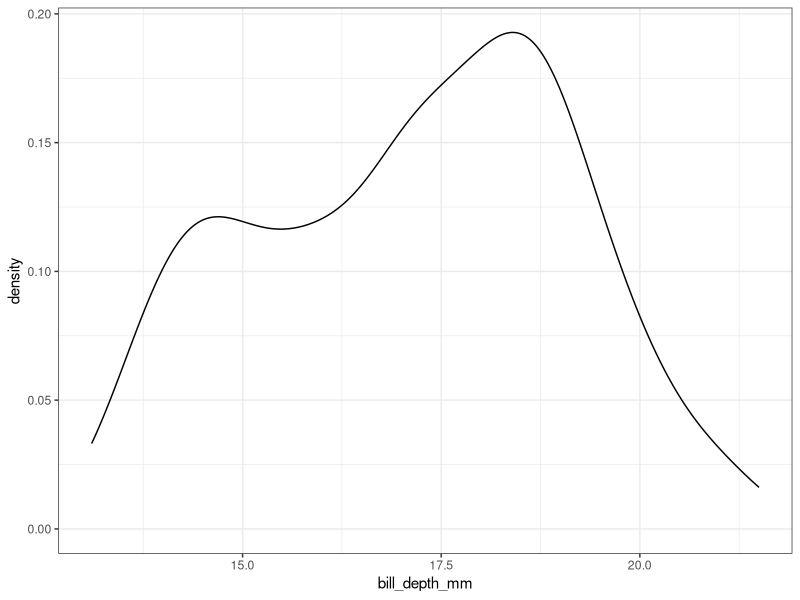
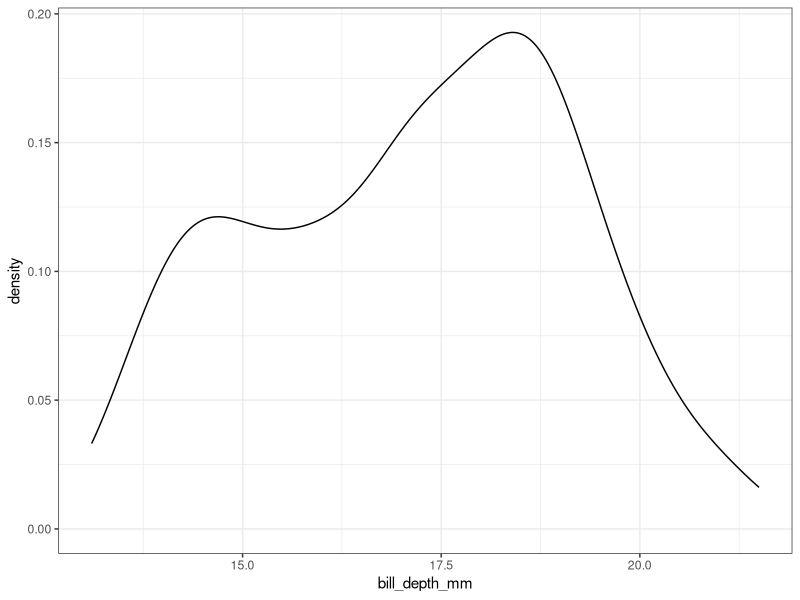

Reproduce these figures in R, in order.
## ---- chunk 1
#| echo: fenced
2 + 2
## ---- chunk 2
#| echo: fenced
#| output: true
2 + 2
## ---- chunk 3
#| echo: false
library(ggplot2)
library(knitr)
library(palmerpenguins)
data(penguins)
## ---- chunk 4
#| warning: false
#| echo: fenced
#| fig-align: center 
#| fig-width: 6
#| fig-asp: 0.9
#| fig-cap: "Distribution of bill depth sizes"
#| output-location: column

ggplot(data = penguins,
       mapping = aes(x = bill_depth_mm)) +
  geom_density() +
  theme_bw()
## ---- chunk 5
#| echo: fenced
#| tbl-align: center 
#| tbl-cap: "First 5 rows and columns of the penguins dataset"

knitr::kable(head(penguins[,1:5]))
## ---- chunk 6
#| echo: fenced
#| fig-cap: "Distribution of bill depth sizes"
#| label: fig-billdepthdist
#| output-location: column

ggplot(data = penguins,
       mapping = aes(x = bill_depth_mm)) +
  geom_density() +
  theme_bw()
